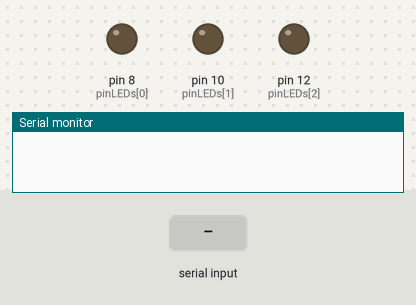
A sketch run on a simulated Arduino Uno, built with avr-gcc and run on an emulated ATmega328P. Shown: output pins drawn as LEDs (lit = HIGH), the last lines printed to the serial monitor. Inputs (shaded band) come from the test bench.

Above: at 1.2 s.
1.3 s: "1" received over Serial
At 1.7 s:
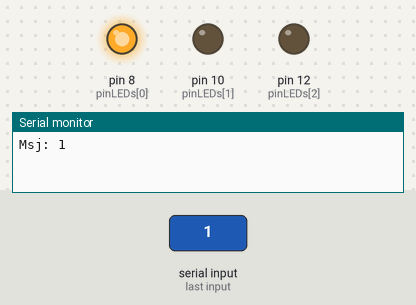
2.8 s: "2" received over Serial
At 4.0 s:
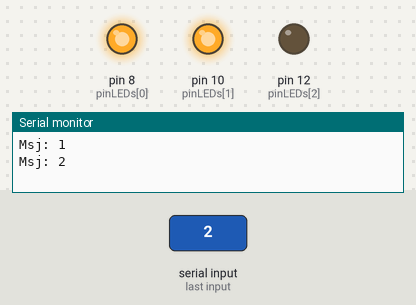
4.3 s: "3" received over Serial
At 5.2 s:
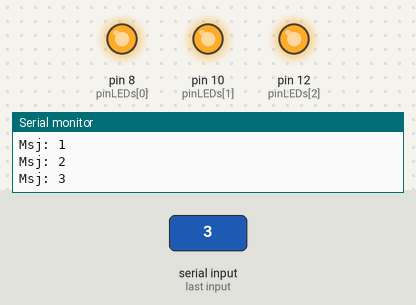
Timing chart, 0 to 7.3 s (numbered marks = the images above; inputs shaded):
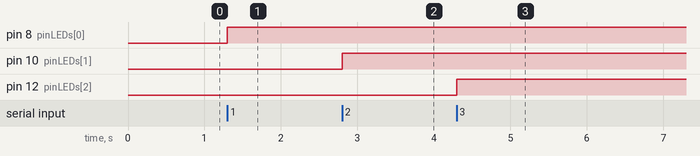

Measured:
- after the input at 1.3 s, pin 8 (pinLEDs[0]): LOW → HIGH at once
- after the input at 2.8 s, pin 10 (pinLEDs[1]): LOW → HIGH at once
- after the input at 4.3 s, pin 12 (pinLEDs[2]): LOW → HIGH at once

The sketch:

_13-funciones.ino
```cpp
const int pinLEDs[] = {8, 10, 12};

void setup() {
  Serial.begin(9600);
  pinMode(pinLEDs[0], OUTPUT);
  pinMode(pinLEDs[1], OUTPUT);
  pinMode(pinLEDs[2], OUTPUT);
}

void loop() {
  if (Serial.available() > 0) {
    char value = leer();
    selec( value );
  }
}

char leer() {
  char value = Serial.read();
  Serial.print("Msj: ");
  Serial.println(value);
  return value;
}

void selec(char valor) {
  switch (valor) {
    case '1':
      digitalWrite( pinLEDs[0], HIGH);
      break;
    case '2':
      digitalWrite( pinLEDs[1], HIGH);
      break;
    case '3':
      digitalWrite( pinLEDs[2], HIGH);
      break;
    default:
      Serial.println("Solo valores 0, 1, 2, 3: ");
      ledOff();
      break;
  }
}

void ledOff () {
  digitalWrite( pinLEDs[0], LOW);
  digitalWrite( pinLEDs[1], LOW);
  digitalWrite( pinLEDs[2], LOW);
}
```
